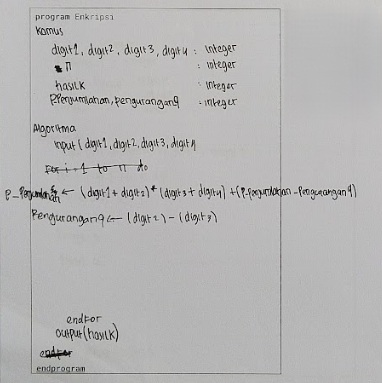
#> input picture multimodal-handler-image/mllm/dataset/Nomor 1/if4908_103012400180_nomor1.jpg, 382 x 383 px
$ python handwriting_parser.py --folder '../../dataset/Nomor 1'
#> lines starting #> are read from the running program, lines starting #| are printed output that depends on the picture; after the words box and inside, x2 and y2 are one past the last pixel; in counts of white or black regions, pixels touching at a corner belong together
"""
Handwriting Pseudocode to Plaintext Converter
Using OpenCV for preprocessing & Ollama (Vision Models) for extraction.

Usage:
    python handwriting_parser.py
    python handwriting_parser.py --folder "path/to/folder" --model "llama3.2-vision"
"""

from __future__ import annotations

import base64
import json
import time
import sys
import os
import argparse
import io
from typing import Any, Dict, Optional, Tuple
from glob import glob
import difflib
import re

import cv2
import numpy as np
import ollama
from PIL import Image

# Check for tkinter availability (optional for CLI usage)
try:
    import tkinter as tk
    from tkinter import filedialog
    HAS_TKINTER = True
except ImportError:
    HAS_TKINTER = False

# ============================================================
# Helpers & Image Conversion
# ============================================================

def cv2_to_pil(img_bgr: np.ndarray) -> Image.Image:
    rgb = cv2.cvtColor(img_bgr, cv2.COLOR_BGR2RGB)
    return Image.fromarray(rgb)

def pil_to_bytes(img: Image.Image) -> bytes:
    buf = io.BytesIO()
    img.save(buf, format="PNG")
    return buf.getvalue()

# [41 lines left out: functions to_data_url_png, resize_maintain_aspect, select_folder, not called in this run]

# ============================================================
# OpenCV Preprocess
# ============================================================

def preprocess_image(img_bgr: np.ndarray) -> Tuple[np.ndarray, np.ndarray]:
    """Cleans image for better OCR/Vision tasks."""
    # 1. Denoising
    den = cv2.fastNlMeansDenoisingColored(img_bgr, None, 10, 10, 7, 21)

    # 2. Convert to Gray
    gray = cv2.cvtColor(den, cv2.COLOR_BGR2GRAY)

    # 3. Adaptive threshold
    th = cv2.adaptiveThreshold(
        gray, 255,
        cv2.ADAPTIVE_THRESH_GAUSSIAN_C,
        cv2.THRESH_BINARY_INV,
        25, 15
    )

    # 4. Morphological operations
    kernel = cv2.getStructuringElement(cv2.MORPH_RECT, (2, 2))
    th = cv2.morphologyEx(th, cv2.MORPH_CLOSE, kernel, iterations=1)

    return den, th

def draw_text_regions(img_bgr: np.ndarray, binary_map: np.ndarray) -> np.ndarray:
    """Draws bounding boxes around suspected text regions."""
    debug_img = img_bgr.copy()

    # Dilate to merge words into blocks
    kernel = cv2.getStructuringElement(cv2.MORPH_RECT, (15, 5))
    dilated = cv2.morphologyEx(binary_map, cv2.MORPH_DILATE, kernel, iterations=2)

    contours, _ = cv2.findContours(dilated, cv2.RETR_EXTERNAL, cv2.CHAIN_APPROX_SIMPLE)

    for cnt in contours:
        x, y, w, h = cv2.boundingRect(cnt)
        if w * h > 500: # Filter small noise
            cv2.rectangle(debug_img, (x, y), (x + w, y + h), (0, 255, 0), 2)

    return debug_img

# ============================================================
# MLLM Logic (Ollama)
# ============================================================

class MLLMExtractor:
    def __init__(self, model: str = "llama3.2-vision"):
        self.model = model

    # [30 lines left out: function refine_pseudocode, not called in this run]

    def check_connection(self) -> bool:
        try:
            ollama.list()
            return True
        except Exception:
            return False

    def extract_logic(self, img_pil: Image.Image) -> str:
        img_bytes = pil_to_bytes(img_pil)

        # REFINED PROMPT (TRANSCRIPTION)
        prompt = (
            "You are a Forensic Handwriting Analysis & Explanation Engine.\n"
            "Your task is to Transcribe the code, and then Explain the image.\n\n"
            "1. TRANSCRIPTION (Strict OCR):\n"
            "   - Transcribe strictly what you see. Keep keywords and symbols exactly as written (e.g., 'int', '<-').\n"
            "   - Maintain structure (indentation, newlines).\n"
            "   - Do NOT try to 'fix' the code logic in this section. Just read it.\n\n"
            "2. EXPLANATION:\n"
            "   - Briefly explain what the algorithm does.\n"
            "   - Describe the image quality or any specific visual details (e.g., 'crossed out text', 'arrows used for assignment').\n\n"
            "OUTPUT FORMAT:\n"
            "---CODE---\n"
            "[Transcription goes here]\n\n"
            "---EXPLANATION---\n"
            "[Explanation goes here]"
        )

        try:
            res = ollama.generate(
                model=self.model,
                prompt=prompt,
                images=[img_bytes],
                options={
                    "temperature": 0.0, # Zero for deterministic output
                    "num_ctx": 4096
                },
                stream=True
            )

            full_response = ""
            print("Response stream: ", end="", flush=True)
            for chunk in res:
                part = chunk.get("response", "")
                print(part, end="", flush=True)
                full_response += part
            print() # Newline at end

            # Post-process refinement
            refined_text = self.refine_pseudocode(full_response)

            return refined_text
        except Exception as e:
            raise RuntimeError(f"Ollama Error: {e}")

# ============================================================
# Main Pipeline
# ============================================================

def process_student_pseudocode(
    image_path: str,
    model_name: str = "llama3.2-vision",
    max_dimension: int = 2048,
    output_dir: str = "output_results"
) -> Dict[str, Any]:

    if not os.path.exists(image_path):
        raise FileNotFoundError(f"File not found: {image_path}")

    filename = os.path.basename(image_path)
    print(f"\n{'='*60}")
    print(f"Processing: {filename}")
    print('='*60)

    t_start = time.perf_counter()

    # 1. Load Image
    img_bgr = cv2.imread(image_path)
    if img_bgr is None:
        raise ValueError(f"Could not read image file: {image_path}")

    # Resize if too large
    h, w = img_bgr.shape[:2]
    print(f"[Original Size: {w}x{h}]")
    if max(h, w) > max_dimension:
        img_bgr = resize_maintain_aspect(img_bgr, width=max_dimension) if w > h else resize_maintain_aspect(img_bgr, height=max_dimension)
        h, w = img_bgr.shape[:2]
        print(f"[Resized to: {w}x{h}]")

    t_load_end = time.perf_counter()

    # 2. Preprocess (Mainly for debug visualization)
    denoised_img, binary_map = preprocess_image(img_bgr)
    debug_image_bgr = draw_text_regions(denoised_img, binary_map)

    t_preprocess_end = time.perf_counter()

    # 3. MLLM Extraction
    print(f"Processing with Ollama ({model_name})...")
    extractor = MLLMExtractor(model=model_name)

    if not extractor.check_connection():
        raise ConnectionError("Could not connect to Ollama. Make sure 'ollama serve' is running.")

    # ERROR HANDLING NOTE: We pass the original (resized) image, NOT the denoised one.
    # Denoising often obliterates small symbols like dots, commas, and thin lines.
    extracted_text = extractor.extract_logic(cv2_to_pil(img_bgr))

    t_inference_end = time.perf_counter()

    # Save to output directory
    os.makedirs(output_dir, exist_ok=True)
    base_name = os.path.splitext(filename)[0]
    output_path = os.path.join(output_dir, f"{base_name}.txt")

    with open(output_path, "w", encoding="utf-8") as f:
        f.write(extracted_text)

    # 4. Accuracy Check (Ground Truth)
    # Look for .txt file with same name in source folder
    source_dir = os.path.dirname(image_path)
    gt_path = os.path.join(source_dir, f"{base_name}.txt")

    accuracy = None
    if os.path.exists(gt_path):
        try:
            with open(gt_path, "r", encoding="utf-8") as f:
                gt_text = f.read().strip()
            # Calculate similarity ratio
            accuracy = difflib.SequenceMatcher(None, gt_text, extracted_text).ratio()
            print(f"[Accuracy: {round(accuracy * 100, 2)}%]")
        except Exception as e:
            print(f"[Warning] Could not read GT file: {e}")

    # Timing calculations
    time_load = t_load_end - t_start
    time_preprocess = t_preprocess_end - t_load_end
    time_inference = t_inference_end - t_preprocess_end
    time_total = t_inference_end - t_start

    print(f"\n[Saved to {output_path}]")
    print(f"[Total time: {round(time_total, 2)}s]")
    print(f"  > Load: {round(time_load, 4)}s")
    print(f"  > Preprocess: {round(time_preprocess, 4)}s")
    print(f"  > Inference: {round(time_inference, 4)}s")

    return {
        "time_total": round(time_total, 4),
        "time_load": round(time_load, 4),
        "time_preprocess": round(time_preprocess, 4),
        "time_inference": round(time_inference, 4),
        "accuracy": accuracy,
        "text": extracted_text,
        "image_debug": to_data_url_png(debug_image_bgr),
        "output_file": output_path
    }

# ============================================================
# Execution
# ============================================================

def main():
    parser = argparse.ArgumentParser(description="Convert handwritten pseudocode to plaintext.")
    parser.add_argument("--folder", type=str, help="Path to folder containing images. If not provided, a folder dialog will open.")
    parser.add_argument("--model", type=str, default="llama3.2-vision", help="Ollama model to use (default: llama3.2-vision)")
    parser.add_argument("--output", type=str, default="output_results", help="Output directory for results")

    args = parser.parse_args()

    # Determine folder path
    folder_path = args.folder
    if not folder_path:
        print("Please select a folder with images...")
        try:
            folder_path = select_folder()
        except Exception as e:
            print(f"Error selecting folder: {e}")
            sys.exit(1)

    print(f"Target Folder: {folder_path}")

    # Find all image files in folder
    image_extensions = ['*.jpg', '*.jpeg', '*.png']
    image_files_set = set()

    for ext in image_extensions:
        # Use set to avoid duplicates on case-insensitive systems (Windows)
        # where *.png and *.PNG might return the same file
        found = glob(os.path.join(folder_path, ext))
        image_files_set.update(found)
        found_upper = glob(os.path.join(folder_path, ext.upper()))
        image_files_set.update(found_upper)

    image_files = sorted(list(image_files_set))

    if not image_files:
        print(f"No image files found in {folder_path}")
        sys.exit(1)

    print(f"\nFound {len(image_files)} image file(s)")
    print("="*60)

    try:
        results = []
        successful = 0
        failed = 0

        for idx, img_path in enumerate(image_files, 1):
            print(f"\n[File {idx}/{len(image_files)}]")
            try:
                result = process_student_pseudocode(
                    img_path,
                    model_name=args.model,
                    output_dir=args.output
                )
#> in process_student_pseudocode, img_bgr is the input picture: shape (383, 382, 3); mean B, G, R 181, 181.1, 181.7
#| [Original Size: 382x383]
#> in preprocess_image, `th = cv2.adaptiveThreshold( gray, 255, cv2.ADAPTIVE_THRESH_GAUSSIAN_C,..`:
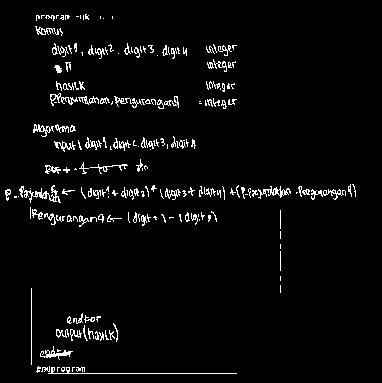
#> th: shape (383, 382); 3.7% white in thin lines or dots, all inside (x1, y1, x2, y2) = (5, 14, 356, 374)
#> in preprocess_image, `th = cv2.morphologyEx(th, cv2.MORPH_CLOSE, kernel, iterations=1)`:
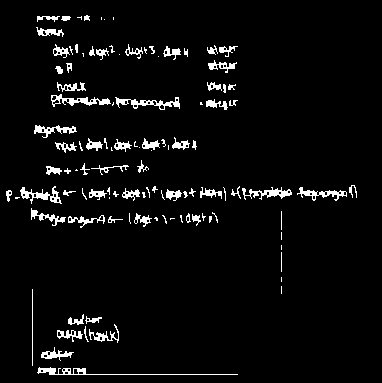
#> th: shape (383, 382); 4.5% white; 109 white regions (45 under 20 px), largest, box (x1, y1, x2, y2) and area: (37, 367, 238, 375) 377, (115, 97, 180, 110) 315, (51, 94, 111, 107) 296
#> in draw_text_regions, `dilated = cv2.morphologyEx(binary_map, cv2.MORPH_DILATE, kernel, itera..`:
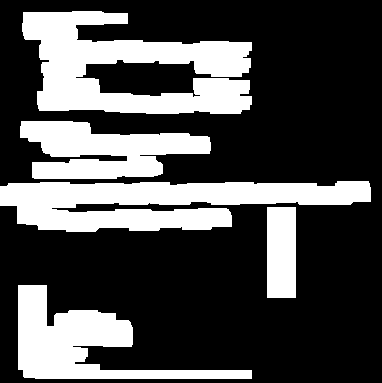
#> dilated: shape (383, 382); 30.1% white; 5 white regions
#> in draw_text_regions, `contours, _ = cv2.findContours(dilated, cv2.RETR_EXTERNAL, cv2.CHAIN_A..`: contours = 5 contours; box (x1, y1, x2, y2) and area: (22, 11, 252, 114) 13169, (0, 181, 371, 232) 11722, (18, 285, 252, 379) 7834, (20, 121, 211, 179) 6634, (267, 207, 296, 298) 2520
#> the loop in draw_text_regions, `for cnt in contours:` made 5 passes
#> (x, y, w, h) on passes 1, 3, 4, 5: (18, 285, 234, 94), (0, 181, 371, 51), (20, 121, 191, 58), (22, 11, 230, 103)
#> (cnt, x, y, w, h) on pass 2: ([[267, 207], [267, 297], [295, 297], [295, 207]], 267, 207, 29, 91)
#> after the loop in draw_text_regions, `for cnt in contours:`:
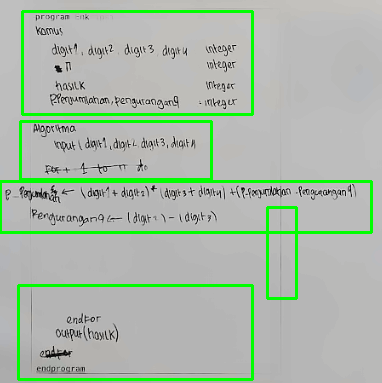
#> debug_img: shape (383, 382, 3); mean B, G, R 170.1, 185.4, 171
                results.append(result)
                successful += 1
            except Exception as e:
                print(f"[ERROR] Failed to process {os.path.basename(img_path)}: {e}")
                failed += 1

        # Final Summary
        print("\n" + "="*60)
        print(" BATCH PROCESSING COMPLETE")
        print("="*60)
        print(f"Total files: {len(image_files)}")
        print(f"Successful: {successful}")
        print(f"Failed: {failed}")

        if results:
            total_time = sum(r['time_total'] for r in results)
            avg_time = total_time / len(results)

            # Metadata for averages
            avg_load = sum(r['time_load'] for r in results) / len(results)
            avg_pre = sum(r['time_preprocess'] for r in results) / len(results)
            avg_inf = sum(r['time_inference'] for r in results) / len(results)

            # Accuracy
            accuracies = [r['accuracy'] for r in results if r['accuracy'] is not None]
            avg_accuracy = (sum(accuracies) / len(accuracies)) if accuracies else 0.0

            print(f"Total processing time: {round(total_time, 2)}s")
            print(f"Average time per file: {round(avg_time, 2)}s")
            print(f"  - Load: {round(avg_load, 2)}s")
            print(f"  - Preprocess: {round(avg_pre, 2)}s")
            print(f"  - Inference: {round(avg_inf, 2)}s")

            if accuracies:
                print(f"Average Accuracy: {round(avg_accuracy * 100, 2)}%")
            else:
                print("Average Accuracy: N/A (No Ground Truth found)")

        print(f"\nResults saved to: {args.output}/")
        print("="*60)

    except Exception as e:
        print(f"\n[ERROR] {e}")
        sys.exit(1)

if __name__ == "__main__":
    main()
#> (the call stopped at in extract_logic, `res = ollama.generate( model=self.model, prompt=prompt, images=[img_by..`: ollama is not available in this run)
